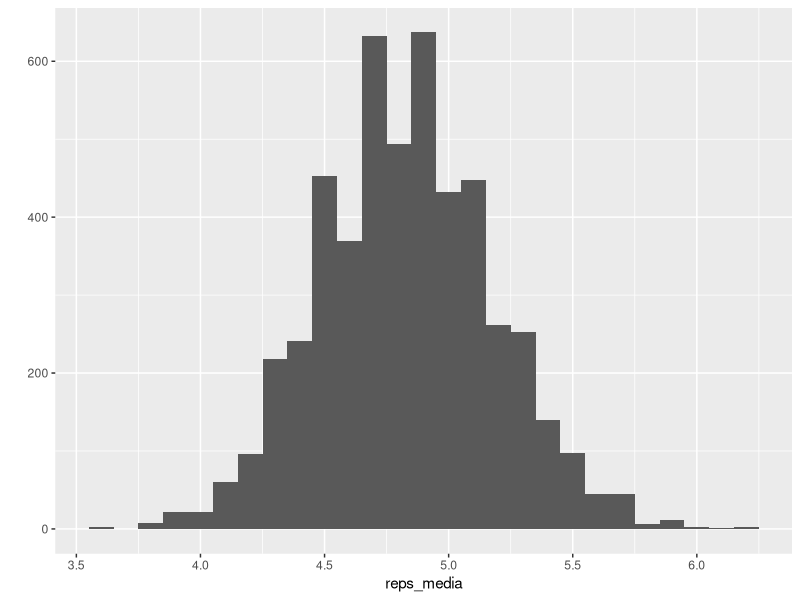
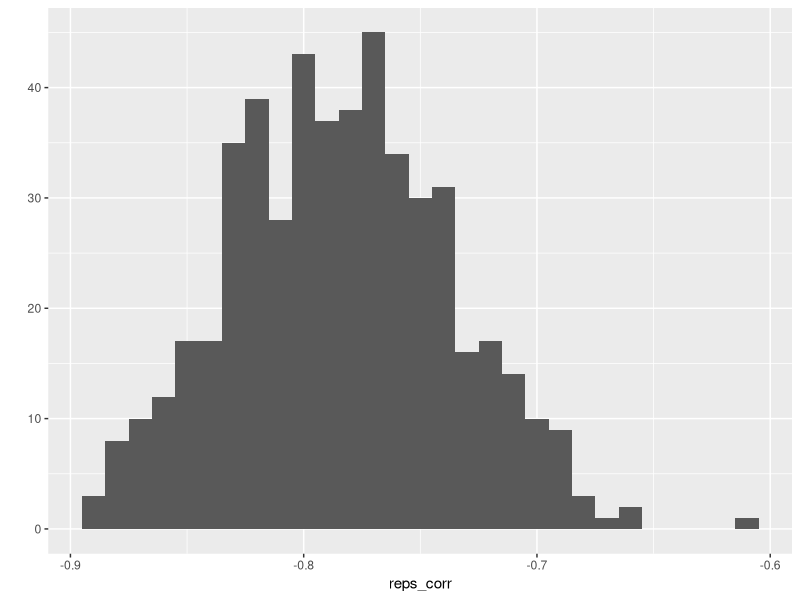
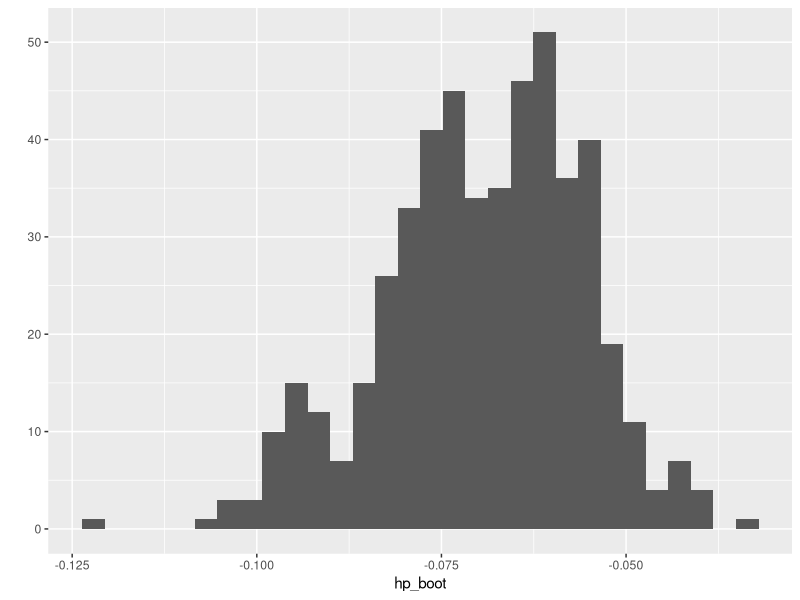

Write R code to recreate these figures, in order.
## ---- chunk 1
library(ggplot2)
library(dplyr)
## ---- chunk 2
n <- 35
set.seed(22813)
x <- rpois(n, lambda = 5)
x
## ---- chunk 3
x_barra <- mean(x)
x_barra
## ---- chunk 4
s <- sd(x)
ee <- s/sqrt(n)
ee
## ---- chunk 5
reps_bootstrap <- lapply(1:5000, function(i){
  sample(x, n, replace = T)
})
reps_bootstrap[1:10]
## ---- chunk 6
reps_media <- sapply(reps_bootstrap, mean)
reps_media[1:10]
## ---- chunk 7
qplot(reps_media, binwidth = 0.1)
## ---- chunk 8
sd(reps_media)
## ---- chunk 9
s/sqrt(n)
## ---- chunk 10
sqrt((n-1)/n)*s/sqrt(n)
## ---- chunk 11
dat <- mtcars %>% select(mpg, hp)
cor(dat)
## ---- chunk 12
reps_boot <- lapply(1:500, function(i){
  dat[sample(1:nrow(dat), nrow(dat), replace = T), ]
})
reps_boot[1:2]
## ---- chunk 13
reps_corr <- sapply(reps_boot, function(datos){ cor(datos)[1,2] })
reps_corr[1:10]
qplot(reps_corr, binwidth=0.01)
## ---- chunk 14
sd(reps_corr)
## ---- chunk 15
mod <- lm(mpg~hp, data=dat)
mod
## ---- chunk 16
summary(mod)
## ---- chunk 17
modelos_boot <- lapply(reps_boot, function(df) { lm(mpg~hp, data=df) })
modelos_boot[1:5]
## ---- chunk 18
hp_boot <- sapply(modelos_boot, function(m) coef(m)[2])
hp_boot[1:10]
qplot(hp_boot)
## ---- chunk 19
sd(hp_boot)
